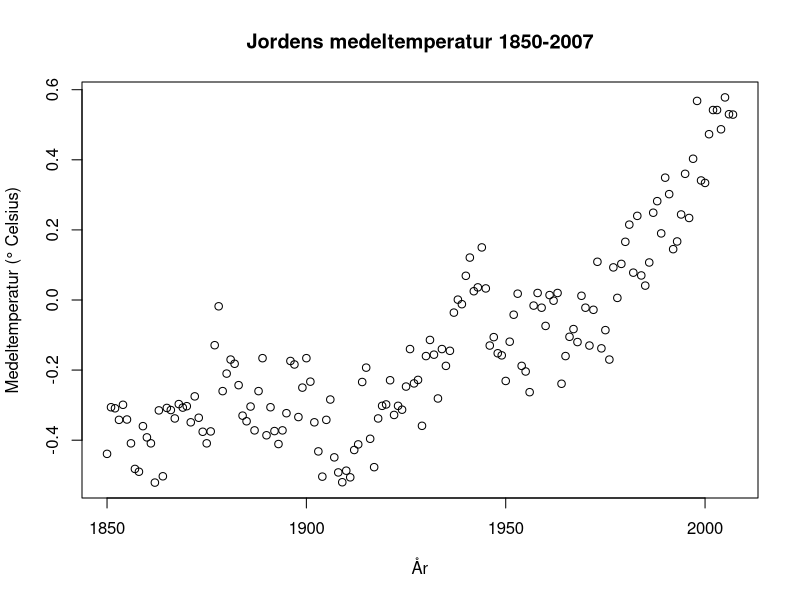
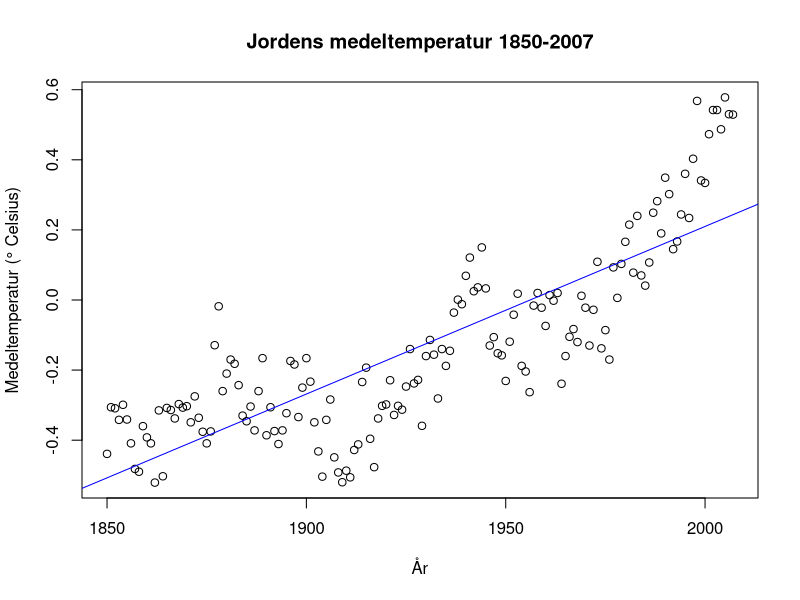
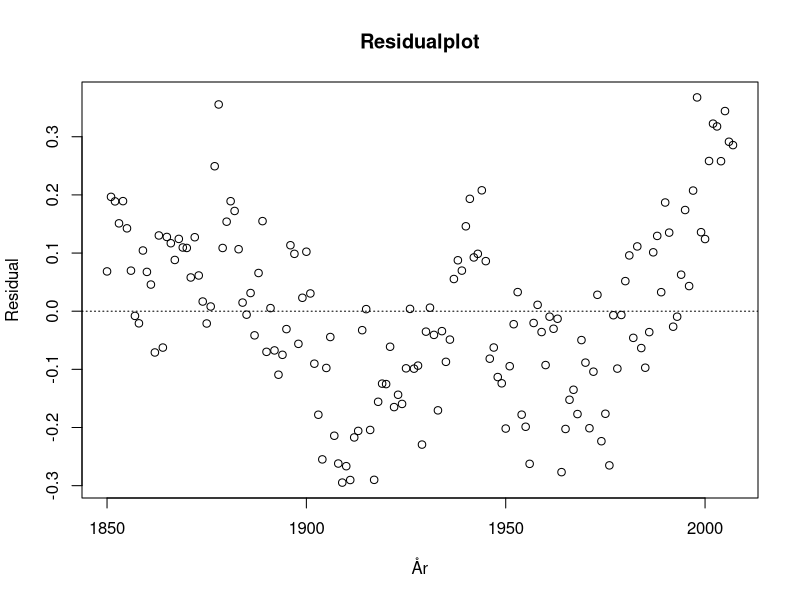
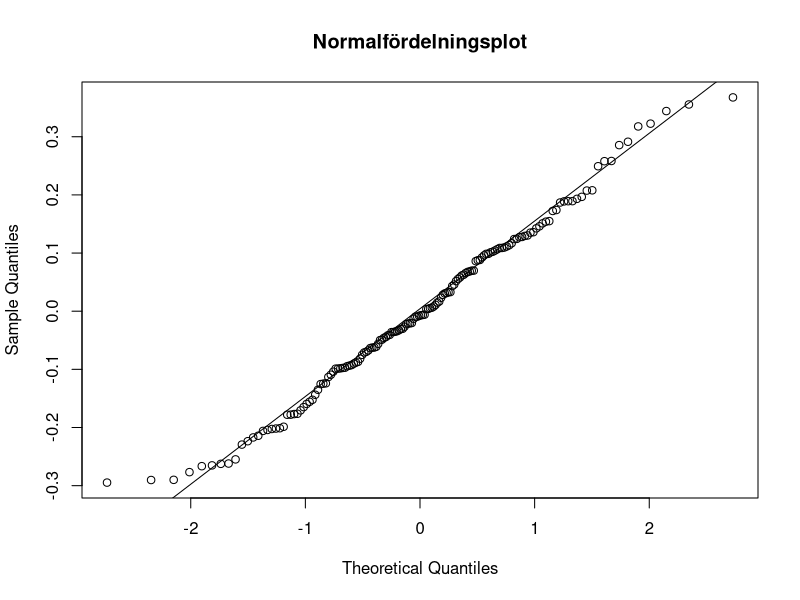
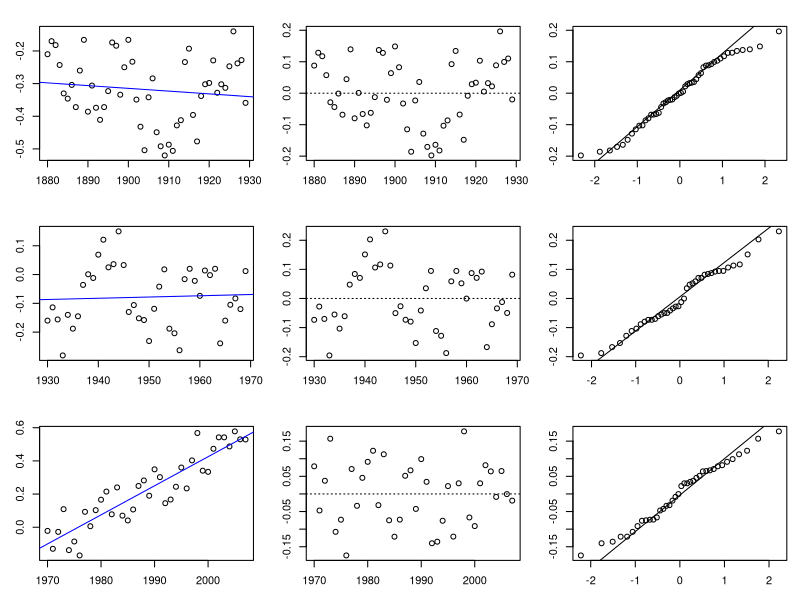
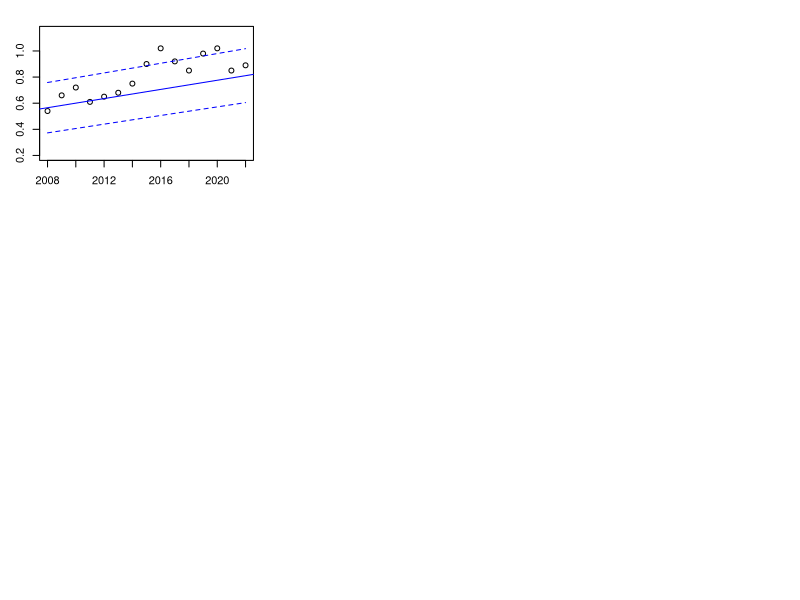

Generate these figures, in order, with R:
## ---- chunk 1
df <- read.csv("temperatur.csv", header = TRUE) # Läser in jordens medeltemperatur 1850-2007
## ---- chunk 2
plot(df$år, 
     df$temperatur, 
     main = "Jordens medeltemperatur 1850-2007",
     xlab = "År", 
     ylab = "Medeltemperatur (° Celsius)")
## ---- chunk 3
modell <- lm(temperatur ~ 1 + år, data = df) # Anpassar rät linje med temperatur som responsvariabel och år som förklarande variabel. Ettan säger åt R att vi vill ha ett intercept.
## ---- chunk 4
plot(df$år, # Plottar datamaterialet likt tidigare
     df$temperatur, 
     main = "Jordens medeltemperatur 1850-2007",
     xlab = "År", 
     ylab = "Medeltemperatur (° Celsius)")
abline(modell, # Lägger till anpassad linje 
       col = "blue")
## ---- chunk 5
residual <- modell$residuals # Extraherar residualer
plot(df$år, residual, # Skapar residualplot
     main = "Residualplot",
     xlab = "År",
     ylab = "Residual")
abline(a = 0, b = 0, lty = "dotted") # Lägger till horisontell linje 
## ---- chunk 6
qqnorm(residual,
        main = "Normalfördelningsplot")
qqline(residual)
## ---- chunk 7
# Dela upp datan i 3 perioder
df_1 <- subset(df, år > 1879 & år < 1930)
df_2 <- subset(df, år > 1929 & år < 1970)
df_3 <- subset(df, år > 1969)

# Skapa tre modeller för varje årsperiod
modell_1 <- lm(temperatur ~ 1 + år, data = df_1)
modell_2 <- lm(temperatur ~ 1 + år, data = df_2)
modell_3 <- lm(temperatur ~ 1 + år, data = df_3)
## ---- chunk 8
# Set smaller margins
par(mfrow = c(3, 3), mar = c(3, 3, 2, 1))  # c(bottom, left, top, right)

# Plotta alla punkter i årsperioden över årtalen
plot(df_1$år, df_1$temperatur, xlab = "År", ylab = "Temperatur")
abline(modell_1, col = "blue")

# Plotta Residualer
plot(df_1$år, modell_1$residuals, xlab = "År", ylab = "Residualer")
abline(a = 0, b = 0, lty = "dotted")

qqnorm(modell_1$residuals, main = "")
qqline(modell_1$residuals)



plot(df_2$år, df_2$temperatur, xlab = "År", ylab = "Temperatur")
abline(modell_2, col = "blue")

plot(df_2$år, modell_2$residuals, xlab = "År", ylab = "Residualer")
abline(a = 0, b = 0, lty = "dotted")

qqnorm(modell_2$residuals, main = "")
qqline(modell_2$residuals)


plot(df_3$år, df_3$temperatur, xlab = "År", ylab = "Temperatur")
abline(modell_3, col = "blue")

plot(df_3$år, modell_3$residuals, xlab = "År", ylab = "Residualer")
abline(a = 0, b = 0, lty = "dotted")

qqnorm(modell_3$residuals, main = "")
qqline(modell_3$residuals)
## ---- chunk 9
sammanfattning_1 <- summary(modell_1)
sammanfattning_2 <- summary(modell_2)
sammanfattning_3 <- summary(modell_3)

alpha1 <- c(coef(sammanfattning_1)[1], coef(sammanfattning_1)[1, "Pr(>|t|)"])
beta1 <- c(coef(sammanfattning_1)[2], coef(sammanfattning_1)[2, "Pr(>|t|)"])

alpha2 <- c(coef(sammanfattning_2)[1], coef(sammanfattning_2)[1, "Pr(>|t|)"])
beta2 <- c(coef(sammanfattning_2)[2], coef(sammanfattning_2)[2, "Pr(>|t|)"])

alpha3 <- c(coef(sammanfattning_3)[1], coef(sammanfattning_3)[1, "Pr(>|t|)"])
beta3 <- c(coef(sammanfattning_3)[2], coef(sammanfattning_3)[2, "Pr(>|t|)"])

table <- data.frame(perioder = c("1880-1929", "1930-1969", "1970-2007"),
                    alpha = c(alpha1[1], alpha2[1], alpha3[1]),
                    beta = c(beta1[1], beta2[1], beta3[1]),
                    pvärdeb = c(beta1[2], beta2[2], beta3[2]))

colnames(table) <- c("Årsperiod", "alpha",  
                   "beta", "p-värde för hypotesen beta = 0")

knitr::kable(table, caption = "Tabell av värden på skattningar av alpha, beta, och p-värden för betas skattningar.")
## ---- chunk 10
#Funktion som ger roten r medelkvadratfelet (RMSE) mellan predikterade och faktiska värden, roten ur för att vi ska få samma enhet, dvs vi får medelfelet av temperatur.
rmse <- function(y_faktiska, y_pred){
  diff <- y_faktiska - y_pred
  sqr_diff <- diff^2
  mse <- mean(sqr_diff)
  return(sqrt(mse))
}
## ---- chunk 11
# Låt period 1 ("p1") beteckna årsindelningen 2008-2022,
# och period 2 ("p2") beteckna 1970 - 2007.
# Vidare betecknar "hela", årsperioden 1850 - 2007

test_df <- read.csv("temperatur_test.csv", header = TRUE)

x_p1 <- test_df$år # sekvens med åren 2007-2022

df_p1 <- data.frame(år = x_p1)  # Vi gör en speciell vektor med åren som vi kan använda oss av
## ---- chunk 12
# Prektionsmodell för hela årsperioden 1850 - 2007 (hela), av 2008-2022 (p1)
prediktion_hela_p1 <- predict(modell, newdata = df_p1, interval = 'predict')

# Plocka ut prediktioner samt gränser på prediktionsintervallet
y_pred_hela_p1 <- prediktion_hela_p1[, 1]

#Prediktionsmodell för 1970 - 2007 (p2), av 2008 - 2022 (p1) 
prediktion_p2_p1 <- predict(modell_3, newdata = df_p1,
                             interval = 'predict')

y_pred_p2_p1 <- prediktion_p2_p1[, 1]
pinterval_undre_p1 <- prediktion_p2_p1[, 2]
pinterval_övre_p1 <- prediktion_p2_p1[, 3]
## ---- chunk 13
# Här gör vi prediktionerna som ovan, fast av perioden 1970 - 2007
x_p2 <- df_3$år

df_p2 <- data.frame(år = x_p2)

#Prediktionsmodell för alla år (hela) av 1970 - 2007 (p2)
prediktion_hela_p2 <- predict(modell, newdata = df_p2, interval = 'predict')

y_pred_hela_p2 <- prediktion_hela_p2[, 1]

#Prediktionsmodell för åren 1970-2007 (p2) av 1970-2007 (p2)
prediktion_p2_p2 <- predict(modell_3, newdata = df_p2, interval = 'predict')

y_pred_p2_p2 <- prediktion_p2_p2[, 1]
## ---- chunk 14
y_faktiska_p1 <- test_df$temperatur

rmse_hela_p1 <- rmse(y_faktiska_p1, y_pred_hela_p1)
rmse_p2_p1 <- rmse(y_faktiska_p1, y_pred_p2_p1)

y_faktiska_p2 <- df_3$temperatur
rmse_hela_p2 <- rmse(y_faktiska_p2, y_pred_hela_p2)
rmse_p2_p2 <- rmse(y_faktiska_p2, y_pred_p2_p2)

table2 <- data.frame(
  anpassning = c("1850 - 2007", "1970 - 2007", "1850 - 2007", "1970 - 2007"),
  pred = c("2008 - 2022", "2008 - 2022", "1970 - 2007", "1970 - 2007"),
  rmse_värden = c(rmse_hela_p1, rmse_p2_p1, rmse_hela_p2, rmse_p2_p2)
)

colnames(table2) <- c("Modell anpassad för", "Prediktioner för", "RMSE")
knitr::kable(table2, caption = "Tabell med RMSE för olika modeller och deras prediktioner")
## ---- chunk 15
#plottar predikterade värdena tillsammans med prediktionsintervall

plot(x_p1, y_faktiska_p1, ylim = c(0.2, 1.15),
     xlab = "Predikterade år",
     ylab = "Medeltemperatur")

lines(x_p1, pinterval_undre_p1, col = "blue",
      lty = "dashed")
lines(x_p1, pinterval_övre_p1, col = "blue",
      lty = "dashed")
abline(modell_3, col = "blue")
